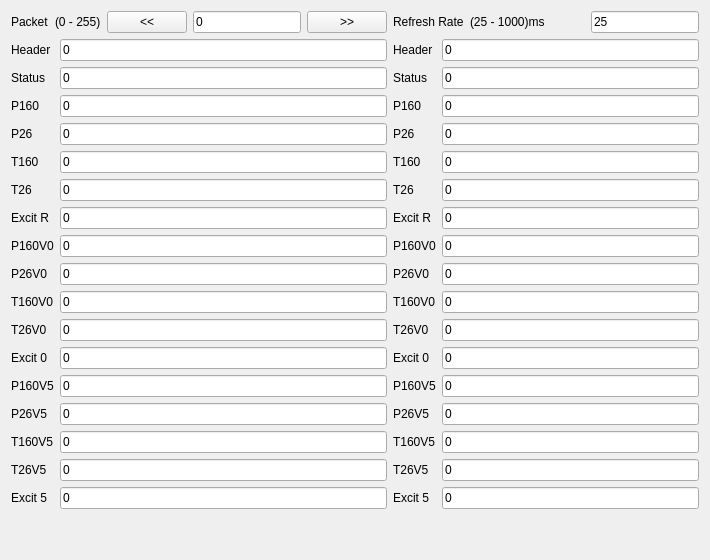
      <widget class="QWidget" name="tab_2">
       <attribute name="title">
        <string>Pressure</string>
       </attribute>
       <layout class="QVBoxLayout" name="verticalLayout">
        <item>
         <layout class="QGridLayout" name="gridLayout_7">
          <item row="1" column="2">
           <layout class="QGridLayout" name="gridLayout_10"/>
          </item>
          <item row="0" column="1">
           <layout class="QGridLayout" name="gridLayout_11">
            <item row="0" column="4">
             <widget class="QLineEdit" name="lineEdit_PressPacketNumber">
              <property name="text">
               <string>0</string>
              </property>
              <property name="placeholderText">
               <string>0</string>
              </property>
             </widget>
            </item>
            <item row="0" column="2">
             <widget class="QPushButton" name="pushButton_Press_dec">
              <property name="text">
               <string>&lt;&lt;</string>
              </property>
             </widget>
            </item>
            <item row="0" column="1">
             <widget class="QLabel" name="label_13">
              <property name="text">
               <string>(0 - 255)</string>
              </property>
             </widget>
            </item>
            <item row="0" column="0">
             <widget class="QLabel" name="label_11">
              <property name="text">
               <string>Packet</string>
              </property>
             </widget>
            </item>
            <item row="0" column="5">
             <widget class="QPushButton" name="pushButton_Press_inc">
              <property name="text">
               <string>&gt;&gt;</string>
              </property>
             </widget>
            </item>
           </layout>
          </item>
          <item row="0" column="3">
           <layout class="QGridLayout" name="gridLayout_12">
            <item row="0" column="3">
             <widget class="QLineEdit" name="lineEdit_PressRefreshRate">
              <property name="text">
               <string>25</string>
              </property>
              <property name="placeholderText">
               <string>0</string>
              </property>
             </widget>
            </item>
            <item row="0" column="1">
             <widget class="QLabel" name="label_14">
              <property name="text">
               <string>(25 - 1000)ms</string>
              </property>
             </widget>
            </item>
            <item row="0" column="0">
             <widget class="QLabel" name="label_9">
              <property name="text">
               <string>Refresh Rate</string>
              </property>
             </widget>
            </item>
            <item row="0" column="2">
             <spacer name="horizontalSpacer_4">
              <property name="orientation">
               <enum>Qt::Horizontal</enum>
              </property>
              <property name="sizeHint" stdset="0">
               <size>
                <width>40</width>
                <height>20</height>
               </size>
              </property>
             </spacer>
            </item>
           </layout>
          </item>
          <item row="1" column="3">
           <layout class="QGridLayout" name="gridLayout_9">
            <item row="6" column="1">
             <widget class="QLineEdit" name="lineEdit_Press_T26_conv">
              <property name="text">
               <string>0</string>
              </property>
              <property name="readOnly">
               <bool>true</bool>
              </property>
             </widget>
            </item>
            <item row="8" column="1">
             <widget class="QLineEdit" name="lineEdit_Press_P160V0_conv">
              <property name="text">
               <string>0</string>
              </property>
              <property name="readOnly">
               <bool>true</bool>
              </property>
             </widget>
            </item>
            <item row="5" column="1">
             <widget class="QLineEdit" name="lineEdit_Press_T160_conv">
              <property name="text">
               <string>0</string>
              </property>
              <property name="readOnly">
               <bool>true</bool>
              </property>
             </widget>
            </item>
            <item row="2" column="1">
             <widget class="QLineEdit" name="lineEdit_Press_Status_conv">
              <property name="text">
               <string>0</string>
              </property>
              <property name="readOnly">
               <bool>true</bool>
              </property>
             </widget>
            </item>
            <item row="3" column="1">
             <widget class="QLineEdit" name="lineEdit_Press_P160_conv">
              <property name="text">
               <string>0</string>
              </property>
              <property name="readOnly">
               <bool>true</bool>
              </property>
             </widget>
            </item>
            <item row="14" column="1">
             <widget class="QLineEdit" name="lineEdit_Press_P26V5_conv">
              <property name="text">
               <string>0</string>
              </property>
              <property name="readOnly">
               <bool>true</bool>
              </property>
             </widget>
            </item>
            <item row="1" column="1">
             <widget class="QLineEdit" name="lineEdit_Press_Header_conv">
              <property name="text">
               <string>0</string>
              </property>
              <property name="readOnly">
               <bool>true</bool>
              </property>
             </widget>
            </item>
            <item row="17" column="1">
             <widget class="QLineEdit" name="lineEdit_Press_Excit5_conv">
              <property name="text">
               <string>0</string>
              </property>
              <property name="readOnly">
               <bool>true</bool>
              </property>
             </widget>
            </item>
            <item row="12" column="1">
             <widget class="QLineEdit" name="lineEdit_Press_Excit0_conv">
              <property name="text">
               <string>0</string>
              </property>
              <property name="readOnly">
               <bool>true</bool>
              </property>
             </widget>
            </item>
            <item row="15" column="1">
             <widget class="QLineEdit" name="lineEdit_Press_T160V5_conv">
              <property name="text">
               <string>0</string>
              </property>
              <property name="readOnly">
               <bool>true</bool>
              </property>
             </widget>
            </item>
            <item row="13" column="1">
             <widget class="QLineEdit" name="lineEdit_Press_P160V5_conv">
              <property name="text">
               <string>0</string>
              </property>
              <property name="readOnly">
               <bool>true</bool>
              </property>
             </widget>
            </item>
            <item row="4" column="1">
             <widget class="QLineEdit" name="lineEdit_Press_P26_conv">
              <property name="text">
               <string>0</string>
              </property>
              <property name="readOnly">
               <bool>true</bool>
              </property>
             </widget>
            </item>
            <item row="7" column="1">
             <widget class="QLineEdit" name="lineEdit_Press_ExcitR_conv">
              <property name="text">
               <string>0</string>
              </property>
              <property name="readOnly">
               <bool>true</bool>
              </property>
             </widget>
            </item>
            <item row="9" column="1">
             <widget class="QLineEdit" name="lineEdit_Press_P26V0_conv">
              <property name="text">
               <string>0</string>
              </property>
              <property name="readOnly">
               <bool>true</bool>
              </property>
             </widget>
            </item>
            <item row="10" column="1">
             <widget class="QLineEdit" name="lineEdit_Press_T160V0_conv">
              <property name="text">
               <string>0</string>
              </property>
              <property name="readOnly">
               <bool>true</bool>
              </property>
             </widget>
            </item>
            <item row="11" column="1">
             <widget class="QLineEdit" name="lineEdit_Press_T26V0_conv">
              <property name="text">
               <string>0</string>
              </property>
              <property name="readOnly">
               <bool>true</bool>
              </property>
             </widget>
            </item>
            <item row="16" column="1">
             <widget class="QLineEdit" name="lineEdit_Press_T26V5_conv">
              <property name="text">
               <string>0</string>
              </property>
              <property name="readOnly">
               <bool>true</bool>
              </property>
             </widget>
            </item>
            <item row="1" column="0">
             <widget class="QLabel" name="label_8">
              <property name="text">
               <string>Header</string>
              </property>
             </widget>
            </item>
            <item row="2" column="0">
             <widget class="QLabel" name="label_10">
              <property name="text">
               <string>Status</string>
              </property>
             </widget>
            </item>
            <item row="4" column="0">
             <widget class="QLabel" name="label_12">
              <property name="text">
               <string>P26</string>
              </property>
             </widget>
            </item>
            <item row="3" column="0">
             <widget class="QLabel" name="label_15">
              <property name="text">
               <string>P160</string>
              </property>
             </widget>
            </item>
            <item row="5" column="0">
             <widget class="QLabel" name="label_17">
              <property name="text">
               <string>T160</string>
              </property>
             </widget>
            </item>
            <item row="6" column="0">
             <widget class="QLabel" name="label_19">
              <property name="text">
               <string>T26</string>
              </property>
             </widget>
            </item>
            <item row="7" column="0">
             <widget class="QLabel" name="label_132">
              <property name="text">
               <string>Excit R</string>
              </property>
             </widget>
            </item>
            <item row="8" column="0">
             <widget class="QLabel" name="label_133">
              <property name="text">
               <string>P160V0</string>
              </property>
             </widget>
            </item>
            <item row="9" column="0">
             <widget class="QLabel" name="label_134">
              <property name="text">
               <string>P26V0</string>
              </property>
             </widget>
            </item>
            <item row="10" column="0">
             <widget class="QLabel" name="label_135">
              <property name="text">
               <string>T160V0</string>
              </property>
             </widget>
            </item>
            <item row="11" column="0">
             <widget class="QLabel" name="label_136">
              <property name="text">
               <string>T26V0</string>
              </property>
             </widget>
            </item>
            <item row="12" column="0">
             <widget class="QLabel" name="label_137">
              <property name="text">
               <string>Excit 0</string>
              </property>
             </widget>
            </item>
            <item row="13" column="0">
             <widget class="QLabel" name="label_138">
              <property name="text">
               <string>P160V5</string>
              </property>
             </widget>
            </item>
            <item row="14" column="0">
             <widget class="QLabel" name="label_139">
              <property name="text">
               <string>P26V5</string>
              </property>
             </widget>
            </item>
            <item row="15" column="0">
             <widget class="QLabel" name="label_140">
              <property name="text">
               <string>T160V5</string>
              </property>
             </widget>
            </item>
            <item row="16" column="0">
             <widget class="QLabel" name="label_141">
              <property name="text">
               <string>T26V5</string>
              </property>
             </widget>
            </item>
            <item row="17" column="0">
             <widget class="QLabel" name="label_142">
              <property name="text">
               <string>Excit 5</string>
              </property>
             </widget>
            </item>
           </layout>
          </item>
          <item row="1" column="1">
           <layout class="QGridLayout" name="gridLayout_8">
            <item row="1" column="2">
             <widget class="QLineEdit" name="lineEdit_Press_Status_raw">
              <property name="text">
               <string>0</string>
              </property>
              <property name="readOnly">
               <bool>true</bool>
              </property>
             </widget>
            </item>
            <item row="4" column="2">
             <widget class="QLineEdit" name="lineEdit_Press_T160_raw">
              <property name="text">
               <string>0</string>
              </property>
              <property name="readOnly">
               <bool>true</bool>
              </property>
             </widget>
            </item>
            <item row="5" column="2">
             <widget class="QLineEdit" name="lineEdit_Press_T26_raw">
              <property name="text">
               <string>0</string>
              </property>
              <property name="readOnly">
               <bool>true</bool>
              </property>
             </widget>
            </item>
            <item row="7" column="2">
             <widget class="QLineEdit" name="lineEdit_Press_P160V0_raw">
              <property name="text">
               <string>0</string>
              </property>
              <property name="readOnly">
               <bool>true</bool>
              </property>
             </widget>
            </item>
            <item row="2" column="2">
             <widget class="QLineEdit" name="lineEdit_Press_P160_raw">
              <property name="text">
               <string>0</string>
              </property>
              <property name="readOnly">
               <bool>true</bool>
              </property>
             </widget>
            </item>
            <item row="13" column="2">
             <widget class="QLineEdit" name="lineEdit_Press_P26V5_raw">
              <property name="text">
               <string>0</string>
              </property>
              <property name="readOnly">
               <bool>true</bool>
              </property>
             </widget>
            </item>
            <item row="0" column="2">
             <widget class="QLineEdit" name="lineEdit_Press_Header_raw">
              <property name="text">
               <string>0</string>
              </property>
              <property name="readOnly">
               <bool>true</bool>
              </property>
             </widget>
            </item>
            <item row="16" column="2">
             <widget class="QLineEdit" name="lineEdit_Press_Excit5_raw">
              <property name="text">
               <string>0</string>
              </property>
              <property name="readOnly">
               <bool>true</bool>
              </property>
             </widget>
            </item>
            <item row="11" column="2">
             <widget class="QLineEdit" name="lineEdit_Press_Excit0_raw">
              <property name="text">
               <string>0</string>
              </property>
              <property name="readOnly">
               <bool>true</bool>
              </property>
             </widget>
            </item>
            <item row="14" column="2">
             <widget class="QLineEdit" name="lineEdit_Press_T160V5_raw">
              <property name="text">
               <string>0</string>
              </property>
              <property name="readOnly">
               <bool>true</bool>
              </property>
             </widget>
            </item>
            <item row="12" column="2">
             <widget class="QLineEdit" name="lineEdit_Press_P160V5_raw">
              <property name="text">
               <string>0</string>
              </property>
              <property name="readOnly">
               <bool>true</bool>
              </property>
             </widget>
            </item>
            <item row="3" column="2">
             <widget class="QLineEdit" name="lineEdit_Press_P26_raw">
              <property name="text">
               <string>0</string>
              </property>
              <property name="readOnly">
               <bool>true</bool>
              </property>
             </widget>
            </item>
            <item row="6" column="2">
             <widget class="QLineEdit" name="lineEdit_Press_ExcitR_raw">
              <property name="text">
               <string>0</string>
              </property>
              <property name="readOnly">
               <bool>true</bool>
              </property>
             </widget>
            </item>
            <item row="8" column="2">
             <widget class="QLineEdit" name="lineEdit_Press_P26V0_raw">
              <property name="text">
               <string>0</string>
              </property>
              <property name="readOnly">
               <bool>true</bool>
              </property>
             </widget>
            </item>
            <item row="9" column="2">
             <widget class="QLineEdit" name="lineEdit_Press_T160V0_raw">
              <property name="text">
               <string>0</string>
              </property>
              <property name="readOnly">
               <bool>true</bool>
              </property>
             </widget>
            </item>
            <item row="10" column="2">
             <widget class="QLineEdit" name="lineEdit_Press_T26V0_raw">
              <property name="text">
               <string>0</string>
              </property>
              <property name="readOnly">
               <bool>true</bool>
              </property>
             </widget>
            </item>
            <item row="15" column="2">
             <widget class="QLineEdit" name="lineEdit_Press_T26V5_raw">
              <property name="text">
               <string>0</string>
              </property>
              <property name="readOnly">
               <bool>true</bool>
              </property>
             </widget>
            </item>
            <item row="0" column="0">
             <widget class="QLabel" name="label_48">
              <property name="text">
               <string>Header</string>
              </property>
             </widget>
            </item>
            <item row="1" column="0">
             <widget class="QLabel" name="label_39">
              <property name="text">
               <string>Status</string>
              </property>
             </widget>
            </item>
            <item row="2" column="0">
             <widget class="QLabel" name="label_40">
              <property name="text">
               <string>P160</string>
              </property>
             </widget>
            </item>
            <item row="3" column="0">
             <widget class="QLabel" name="label_41">
              <property name="text">
               <string>P26</string>
              </property>
             </widget>
            </item>
            <item row="4" column="0">
             <widget class="QLabel" name="label_42">
              <property name="text">
               <string>T160</string>
              </property>
             </widget>
            </item>
            <item row="5" column="0">
             <widget class="QLabel" name="label_49">
              <property name="text">
               <string>T26</string>
              </property>
             </widget>
            </item>
            <item row="16" column="0">
             <widget class="QLabel" name="label_43">
              <property name="text">
               <string>Excit 5</string>
              </property>
             </widget>
            </item>
            <item row="15" column="0">
             <widget class="QLabel" name="label_45">
              <property name="text">
               <string>T26V5</string>
              </property>
             </widget>
            </item>
            <item row="14" column="0">
             <widget class="QLabel" name="label_44">
              <property name="text">
               <string>T160V5</string>
              </property>
             </widget>
            </item>
            <item row="13" column="0">
             <widget class="QLabel" name="label_55">
              <property name="text">
               <string>P26V5</string>
              </property>
             </widget>
            </item>
            <item row="12" column="0">
             <widget class="QLabel" name="label_54">
              <property name="text">
               <string>P160V5</string>
              </property>
             </widget>
            </item>
            <item row="11" column="0">
             <widget class="QLabel" name="label_46">
              <property name="text">
               <string>Excit 0</string>
              </property>
             </widget>
            </item>
            <item row="10" column="0">
             <widget class="QLabel" name="label_53">
              <property name="text">
               <string>T26V0</string>
              </property>
             </widget>
            </item>
            <item row="9" column="0">
             <widget class="QLabel" name="label_52">
              <property name="text">
               <string>T160V0</string>
              </property>
             </widget>
            </item>
            <item row="8" column="0">
             <widget class="QLabel" name="label_51">
              <property name="text">
               <string>P26V0</string>
              </property>
             </widget>
            </item>
            <item row="7" column="0">
             <widget class="QLabel" name="label_50">
              <property name="text">
               <string>P160V0</string>
              </property>
             </widget>
            </item>
            <item row="6" column="0">
             <widget class="QLabel" name="label_47">
              <property name="text">
               <string>Excit R</string>
              </property>
             </widget>
            </item>
           </layout>
          </item>
         </layout>
        </item>
        <item>
         <spacer name="verticalSpacer_2">
          <property name="orientation">
           <enum>Qt::Vertical</enum>
          </property>
          <property name="sizeHint" stdset="0">
           <size>
            <width>20</width>
            <height>40</height>
           </size>
          </property>
         </spacer>
        </item>
       </layout>
      </widget>
